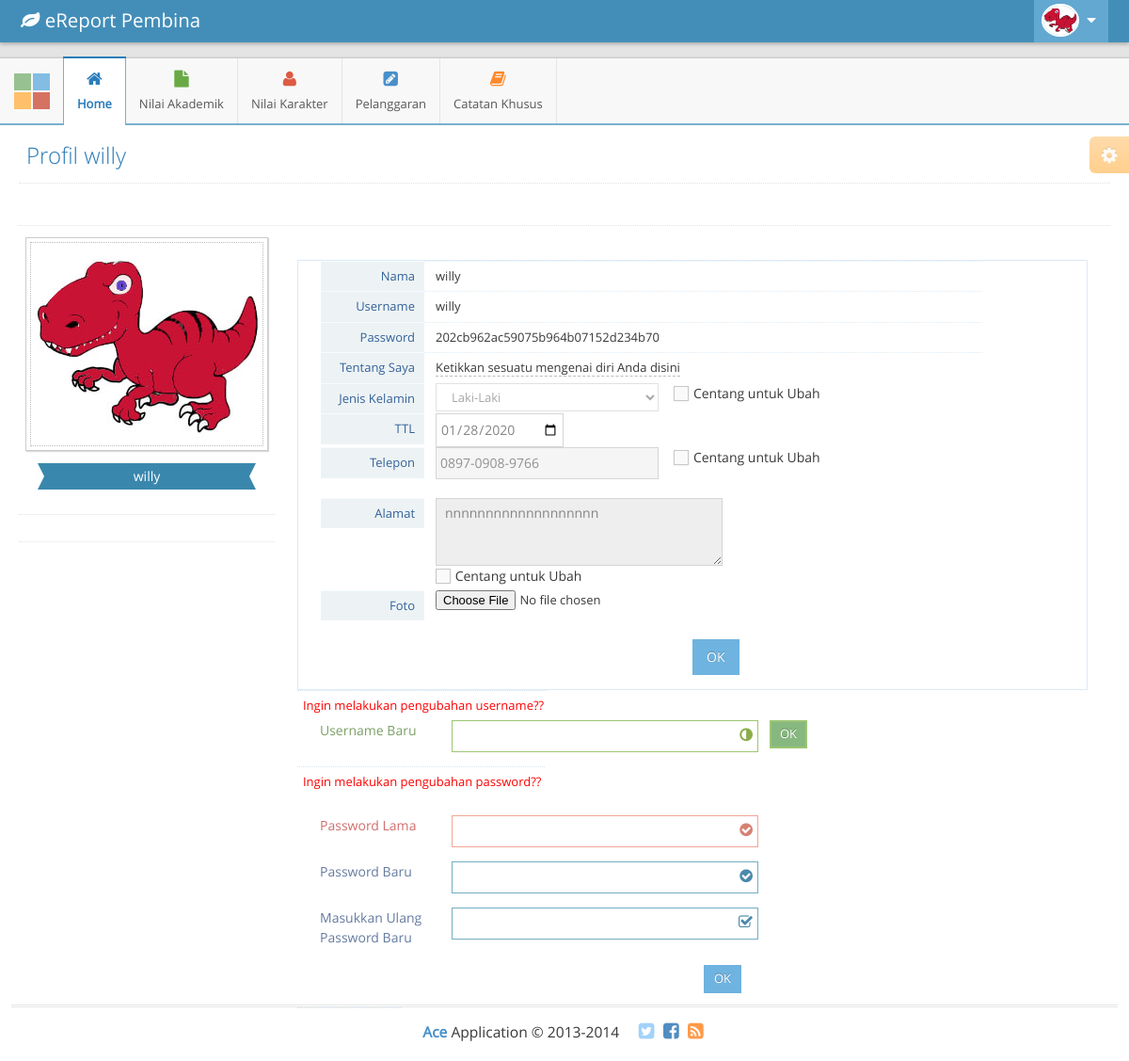
Page /pembina/profile.php (signed in) on the committed database.
### tables this page shows
CREATE TABLE `tbl_pembina` (
  `id_pembina` varchar(5) NOT NULL,
  `nama_pembina` varchar(50) NOT NULL,
  `jk_pembina` varchar(10) NOT NULL,
  `ttl_pembina` date NOT NULL,
  `telp_pembina` varchar(20) NOT NULL,
  `alamat_pembina` text NOT NULL,
  `foto_pembina` varchar(50) NOT NULL,
  `username` varchar(50) NOT NULL,
  `password` varchar(100) NOT NULL,
  `level` varchar(20) NOT NULL
);

### pembina/profile.php (the view, shortened to what this page needs)
<!DOCTYPE html>
<?php
if(!isset($_SESSION['password'])){
	header("location: index.php");
}else{
	include "../config/koneksi.php";
	$user = $_SESSION['username'];
	$result = mysqli_query($conn, "SELECT * FROM tbl_pembina WHERE username='$user'");
	$level = mysqli_fetch_assoc($result);
?>
<html lang="en">
	<head>
		<link rel="stylesheet" href="../assets/css/bootstrap.min.css" />
		<link rel="stylesheet" href="../assets/font-awesome/4.5.0/css/font-awesome.min.css" />
		<link rel="stylesheet" href="../assets/css/jquery-ui.custom.min.css" />
		<link rel="stylesheet" href="../assets/css/jquery.gritter.min.css" />
		<link rel="stylesheet" href="../assets/css/select2.min.css" />
		<link rel="stylesheet" href="../assets/css/bootstrap-datepicker3.min.css" />
		<link rel="stylesheet" href="../assets/css/bootstrap-editable.min.css" />
		<link rel="stylesheet" href="../assets/css/ace.min.css" class="ace-main-stylesheet" id="main-ace-style" />
		<link rel="stylesheet" href="../assets/css/ace-skins.min.css" />
		<link rel="stylesheet" href="../assets/css/ace-rtl.min.css" />
	</head>
	<body class="no-skin">
		<div id="navbar" class="navbar navbar-default    navbar-collapse       h-navbar ace-save-state">
			<div class="navbar-container ace-save-state" id="navbar-container">
				<div class="navbar-header pull-left">
					<a href="#" class="navbar-brand">
						<small>
							<i class="fa fa-leaf"></i>
							eReport Pembina
						</small>
					</a>
				</div>
				<div class="navbar-buttons navbar-header pull-right  collapse navbar-collapse" role="navigation">
					<ul class="nav ace-nav">
						<li class="light-blue dropdown-modal user-min">
							<a data-toggle="dropdown" href="#" class="dropdown-toggle">
								<img class="nav-user-photo" src="../pictures/<?php echo $level['foto_pembina']; ?>" />
								<i class="ace-icon fa fa-caret-down"></i>
							</a>
						</li>
					</ul>
				</div>
			</div>
		</div>
		<div class="main-container ace-save-state" id="main-container">
				<div id="sidebar" class="sidebar      h-sidebar                navbar-collapse collapse          ace-save-state">
				<div class="sidebar-shortcuts active open" id="sidebar-shortcuts">
					<div class="sidebar-shortcuts-mini" id="sidebar-shortcuts-mini">
						<span class="btn btn-success"></span>
						<span class="btn btn-info"></span>
						<span class="btn btn-warning"></span>
						<span class="btn btn-danger"></span>
					</div>
				</div>
				<ul class="nav nav-list">
					<li class="active open hover">
						<a href="#">
							<i class="menu-icon fa fa-home"></i>
							<span class="menu-text"> Home </span>
						</a>
					</li>
					<li class="hover">
						<a href="#" class="dropdown-toggle">
							<i class="menu-icon fa fa-file green"></i>
							<span class="menu-text">
								Nilai Akademik
							</span>
						</a>
					</li>
					<li class="hover">
						<a href="#" class="dropdown-toggle">
							<i class="menu-icon fa fa-user red"></i>
							<span class="menu-text"> Nilai Karakter </span>
						</a>
					</li>
					<li class="hover">
						<a href="#">
							<i class="menu-icon fa fa-pencil-square blue"></i>
							<span class="menu-text"> Pelanggaran </span>
						</a>
					</li>
					<li class="hover">
						<a href="#" class="dropdown-toggle">
							<i class="menu-icon fa fa-book orange"></i>
							<span class="menu-text"> Catatan Khusus </span>
						</a>
					</li>
				</ul>
			</div>
			<div class="main-content">
				<div class="main-content-inner">
					<div class="page-content">
						<div class="ace-settings-container" id="ace-settings-container">
							<div class="btn btn-app btn-xs btn-warning ace-settings-btn" id="ace-settings-btn">
								<i class="ace-icon fa fa-cog bigger-130"></i>
							</div>
						</div>
						<div class="page-header">
							<h1>
								Profil <?php echo $level['username'];?>
							</h1>
						</div>
						<div class="row">
							<div class="col-xs-12">
								<div class="clearfix">
								</div>
								<div class="hr dotted"></div>
								<div>
									<div id="user-profile-1" class="user-profile row">
										<div class="col-xs-12 col-sm-3 center">
											<div>
												<span class="profile-picture">
													<img id="avatar" class="editable img-responsive" alt="Foto Profil" src="../pictures/<?php echo $level['foto_pembina']; ?>" />
												</span>
												<div class="space-4"></div>
												<div class="width-80 label label-info label-xlg arrowed-in arrowed-in-right">
													<div class="inline position-relative">
														<a href="#" class="user-title-label dropdown-toggle" data-toggle="dropdown">
															<span class="white"><?php echo $level['username'];?></span>
														</a>
													</div>
												</div>
											</div>
											<div class="space-6"></div>
											<div class="profile-contact-info">
												<div class="space-6"></div>
											</div>
											<div class="hr hr12 dotted"></div>
											<div class="hr hr16 dotted"></div>
										</div>
										<div class="col-xs-12 col-sm-9">
											<div class="space-12"></div>
											<div class="form-group col-md-12 profile-user-info profile-user-info-striped">
											<form action="../pembina/update_pembina.php" method="POST" enctype="multipart/form-data" autocomplete="off">
												<div class="col-sm-12">
													<div class="col-sm-3 profile-info-name"> Nama </div>
													<div class="col-sm-9 profile-info-value">
														<span id="nama"><?php echo $level['nama_pembina'];?></span>
													</div>
												</div>
												<div class="col-sm-12">
													<div class="col-sm-3 profile-info-name"> Username </div>
													<div class="col-sm-9 profile-info-value">
														<span><?php echo $level['username'];?></span>
													</div>
												</div>
												<div class="col-sm-12">
													<div class="col-sm-3 profile-info-name"> Password </div>
													<div class="col-sm-9 profile-info-value">
														<span class="editable"><?php echo $level['password'];?></span>
													</div>
												</div>
												<div class="col-sm-12">
													<div class="col-sm-3 profile-info-name"> Tentang Saya </div>
													<div class="col-sm-9 profile-info-value">
														<span class="editable" id="about">Ketikkan sesuatu mengenai diri Anda disini</span>
													</div>
												</div>
												<div class="col-sm-12">
													<div class="col-sm-3 profile-info-name">
														 Jenis Kelamin
													</div>
													<div class="col-sm-9">
														<select id="form-input-select" name="jk_pembina" class="col-sm-5" disabled />
															<option value="<?php echo $level['jk_pembina']; ?>">
																<?php
																	if($level['jk_pembina']=="L"){
																		echo "Laki-Laki";
																	}else{
																		echo "Perempuan";
																		};
																?>
															</option>
														<label class="middle">
															<span class="lbl"> Centang untuk Ubah</span>
														</label>
													</div>
												</div>
												<div class="col-sm-12">
													<div class="col-sm-3 profile-info-name">
														 TTL
													</div>
													<div class="col-sm-9">
														<input type="date" name="ttl_pembina" value="<?php echo $level['ttl_pembina']; ?>">
													</div>
												</div>
												<div class="col-sm-12">
													<div class="col-sm-3 profile-info-name">
														 Telepon
													</div>
													<div class="col-sm-9">
														<input type="text" name="telp_pembina" class="col-xs-10 col-sm-5" value="<?php echo $level['telp_pembina'];?>" id="form-input-readonly" pattern="^\d{4}-\d{4}-\d{4}$" placeholder="XXXX-XXXX-XXXX" readonly />
														<label class="middle">
															<span class="lbl"> Centang untuk Ubah</span>
														</label>
													</div>
												</div>
												<div class="col-sm-12">&nbsp;</div>
												<div class="col-sm-12">
													<div class="col-sm-3 profile-info-name">
														 Alamat
													</div>
													<div class="col-sm-5">
														<textarea name="alamat_pembina" rows="3" placeholder="Nama Jalan, RT / RW, Desa, Kec, Kota" class="autosize-transition form-control" id="form-input-readonly-2" readonly /><?php echo $level['alamat_pembina'];?></textarea>
														<label class="middle">
															<span class="lbl"> Centang untuk Ubah</span>
														</label>
													</div>
												</div>
												<div class="col-sm-12">
													<div class="col-sm-3 profile-info-name">
														 Foto
													</div>
													<div class="col-sm-9">
														<input type="file" name="foto_pembina" class="width-100">
													</div>
												</div>
												<div class="profile-info-row">&nbsp;</div>
												<div class="form-group cols-md-12">
													<div class="col-md-6">&nbsp;</div>
													<div class="btn-group">
														<input type="submit" class="btn btn-md btn-info" value="OK">
													</div>
												</div>
											</form>
											</div>
											<div class="profile-info-row">
												<div class="profile-info-value"><font color="red">Ingin melakukan pengubahan username??</font></div>
											</div>
											<form action="../pembina/update_username.php" method="POST" enctype="multipart/form-data" autocomplete="off">
												<div class="form-group has-success col-md-12">
													<label for="inputInfo"  class="col-sm-2 control-label no-padding-right">Username Baru</label>
													<div class="col-xs-12 col-sm-5">
														<span class="block input-icon input-icon-right">
															<input type="text" name="username_baru" class="width-100" required/>
																<i class="ace-icon fa fa-adjust"></i>
														</span>
													</div>
													<div class="btn-group">
														<input type="submit" class="btn btn-sm btn-success" value="OK">
													</div>
												</div>
											</form>
											<div class="profile-info-row">
												<div class="profile-info-value"><font color="red">Ingin melakukan pengubahan password??</font></div>
											</div>
											<div class="profile-info-row">&nbsp;</div>
											<form action="../pembina/update_password.php" method="POST" enctype="multipart/form-data" autocomplete="off">
												<div class="form-group has-error col-md-12">
													<label for="inputInfo"  class="col-sm-2 control-label no-padding-right">Password Lama</label>
													<div class="col-xs-12 col-sm-5">
														<span class="block input-icon input-icon-right">
															<input type="password" name="pass_lama" class="width-100" required/>
																<i class="ace-icon fa fa-check-circle"></i>
														</span>
													</div>
												</div>
												<div class="form-group has-info col-md-12">
													<label for="inputInfo"  class="col-sm-2 control-label no-padding-right">Password Baru</label>
													<div class="col-xs-12 col-sm-5">
														<span class="block input-icon input-icon-right">
															<input type="password" name="pass_baru" class="width-100" required/>
																<i class="ace-icon fa fa-check-circle"></i>
														</span>
													</div>
												</div>
												<div class="form-group has-info col-md-12">
													<label for="inputInfo"  class="col-sm-2 control-label no-padding-right">Masukkan Ulang Password Baru</label>
													<div class="col-xs-12 col-sm-5">
														<span class="block input-icon input-icon-right">
															<input type="password" name="pass_baru_ulang" class="width-100" required/>
																<i class="ace-icon fa fa-check-square-o"></i>
														</span>
													</div>
												</div>
												<div class="form-group cols-md-12">
													<div class="col-xs-12 col-md-6"></div>
													<div class="btn-group">
														<input type="submit" class="btn btn-sm btn-info" value="OK">
													</div>
												</div>
												<div class="profile-info-row">
													<div class="profile-info-name"> &nbsp; </div>
												</div>
											</form>
									</div>
								</div>
							</div>
						</div>
					</div>
				</div>
			</div>
			<div class="footer">
				<div class="footer-inner">
					<div class="footer-content">
						<span class="bigger-120">
							<span class="blue bolder">Ace</span>
							Application &copy; 2013-2014
						</span>
						<span class="action-buttons">
							<a href="#">
								<i class="ace-icon fa fa-twitter-square light-blue bigger-150"></i>
							</a>
							<a href="#">
								<i class="ace-icon fa fa-facebook-square text-primary bigger-150"></i>
							</a>
							<a href="#">
								<i class="ace-icon fa fa-rss-square orange bigger-150"></i>
							</a>
						</span>
					</div>
				</div>
			</div>
		</div>
	</body>
</html>
<?php
}
?>

### rows in the picture
tbl_pembina: foto_pembina (picture), username "willy", nama_pembina "willy", password "202cb962ac59075b964b07152d234b70", jk_pembina "Laki-Laki", ttl_pembina "01/28/2020", telp_pembina "0897-0908-9766", alamat_pembina "nnnnnnnnnnnnnnnnnnn"
